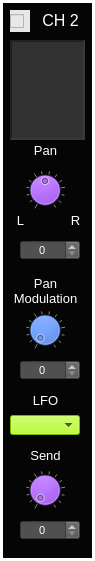
  <widget class="CustomFrame" name="frame_MixerChannel_2">
   <property name="geometry">
    <rect>
     <x>110</x>
     <y>10</y>
     <width>95</width>
     <height>561</height>
    </rect>
   </property>
   <property name="styleSheet">
    <string notr="true">background-color: rgb(5, 5, 5);
color: rgb(255, 255, 255);</string>
   </property>
   <property name="frameShape">
    <enum>QFrame::Panel</enum>
   </property>
   <property name="frameShadow">
    <enum>QFrame::Plain</enum>
   </property>
   <property name="lineWidth">
    <number>3</number>
   </property>
   <property name="midLineWidth">
    <number>1</number>
   </property>
   <widget class="QLabel" name="label_ADSRtitle_2">
    <property name="geometry">
     <rect>
      <x>40</x>
      <y>10</y>
      <width>41</width>
      <height>20</height>
     </rect>
    </property>
    <property name="font">
     <font>
      <pointsize>12</pointsize>
     </font>
    </property>
    <property name="styleSheet">
     <string notr="true">color: rgb(255, 255, 255);</string>
    </property>
    <property name="text">
     <string>CH 2</string>
    </property>
    <property name="alignment">
     <set>Qt::AlignCenter</set>
    </property>
   </widget>
   <widget class="QTextEdit" name="textEdit_MixerChanText_2">
    <property name="geometry">
     <rect>
      <x>10</x>
      <y>40</y>
      <width>75</width>
      <height>100</height>
     </rect>
    </property>
    <property name="focusPolicy">
     <enum>Qt::NoFocus</enum>
    </property>
    <property name="styleSheet">
     <string notr="true">background-color: rgb(50,50,50);</string>
    </property>
    <property name="frameShape">
     <enum>QFrame::Panel</enum>
    </property>
    <property name="lineWidth">
     <number>2</number>
    </property>
    <property name="midLineWidth">
     <number>2</number>
    </property>
    <property name="readOnly">
     <bool>true</bool>
    </property>
   </widget>
   <widget class="QLabel" name="label_139">
    <property name="geometry">
     <rect>
      <x>25</x>
      <y>140</y>
      <width>41</width>
      <height>21</height>
     </rect>
    </property>
    <property name="font">
     <font>
      <pointsize>10</pointsize>
     </font>
    </property>
    <property name="styleSheet">
     <string notr="true">color: rgb(255, 255, 255);</string>
    </property>
    <property name="text">
     <string>Pan</string>
    </property>
    <property name="alignment">
     <set>Qt::AlignCenter</set>
    </property>
   </widget>
   <widget class="CustomDial" name="dial_MixerChPan_2">
    <property name="geometry">
     <rect>
      <x>25</x>
      <y>170</y>
      <width>40</width>
      <height>40</height>
     </rect>
    </property>
    <property name="focusPolicy">
     <enum>Qt::NoFocus</enum>
    </property>
    <property name="styleSheet">
     <string notr="true">background-color: rgb(170, 85, 255);</string>
    </property>
    <property name="minimum">
     <number>0</number>
    </property>
    <property name="maximum">
     <number>100</number>
    </property>
    <property name="value">
     <number>50</number>
    </property>
    <property name="wrapping">
     <bool>false</bool>
    </property>
    <property name="notchTarget">
     <double>8.000000000000000</double>
    </property>
    <property name="notchesVisible">
     <bool>true</bool>
    </property>
   </widget>
   <widget class="QLabel" name="label_140">
    <property name="geometry">
     <rect>
      <x>10</x>
      <y>210</y>
      <width>21</width>
      <height>21</height>
     </rect>
    </property>
    <property name="font">
     <font>
      <pointsize>10</pointsize>
     </font>
    </property>
    <property name="styleSheet">
     <string notr="true">color: rgb(255, 255, 255);</string>
    </property>
    <property name="text">
     <string>L</string>
    </property>
    <property name="alignment">
     <set>Qt::AlignCenter</set>
    </property>
   </widget>
   <widget class="QLabel" name="label_141">
    <property name="geometry">
     <rect>
      <x>65</x>
      <y>210</y>
      <width>21</width>
      <height>21</height>
     </rect>
    </property>
    <property name="font">
     <font>
      <pointsize>10</pointsize>
     </font>
    </property>
    <property name="styleSheet">
     <string notr="true">color: rgb(255, 255, 255);</string>
    </property>
    <property name="text">
     <string>R</string>
    </property>
    <property name="alignment">
     <set>Qt::AlignCenter</set>
    </property>
   </widget>
   <widget class="QLabel" name="label_142">
    <property name="geometry">
     <rect>
      <x>10</x>
      <y>270</y>
      <width>71</width>
      <height>41</height>
     </rect>
    </property>
    <property name="font">
     <font>
      <pointsize>10</pointsize>
     </font>
    </property>
    <property name="styleSheet">
     <string notr="true">color: rgb(255, 255, 255);</string>
    </property>
    <property name="text">
     <string>Pan
Modulation</string>
    </property>
    <property name="alignment">
     <set>Qt::AlignCenter</set>
    </property>
   </widget>
   <widget class="QLabel" name="label_144">
    <property name="geometry">
     <rect>
      <x>25</x>
      <y>445</y>
      <width>41</width>
      <height>21</height>
     </rect>
    </property>
    <property name="font">
     <font>
      <pointsize>10</pointsize>
     </font>
    </property>
    <property name="styleSheet">
     <string notr="true">color: rgb(255, 255, 255);</string>
    </property>
    <property name="text">
     <string>Send</string>
    </property>
    <property name="alignment">
     <set>Qt::AlignCenter</set>
    </property>
   </widget>
   <widget class="CustomDial" name="dial_MixerChSend_2">
    <property name="geometry">
     <rect>
      <x>25</x>
      <y>470</y>
      <width>40</width>
      <height>40</height>
     </rect>
    </property>
    <property name="focusPolicy">
     <enum>Qt::NoFocus</enum>
    </property>
    <property name="styleSheet">
     <string notr="true">background-color: rgb(170, 85, 255);</string>
    </property>
    <property name="maximum">
     <number>100</number>
    </property>
    <property name="value">
     <number>0</number>
    </property>
    <property name="wrapping">
     <bool>false</bool>
    </property>
    <property name="notchTarget">
     <double>8.000000000000000</double>
    </property>
    <property name="notchesVisible">
     <bool>true</bool>
    </property>
   </widget>
   <widget class="CustomComboBox" name="comboBox_MixerChPanModLfo_2">
    <property name="geometry">
     <rect>
      <x>10</x>
      <y>415</y>
      <width>70</width>
      <height>20</height>
     </rect>
    </property>
    <property name="font">
     <font>
      <pointsize>8</pointsize>
     </font>
    </property>
    <property name="focusPolicy">
     <enum>Qt::NoFocus</enum>
    </property>
    <property name="styleSheet">
     <string notr="true">selection-background-color: rgb(255, 0, 0);
color: rgb(0,0,0);
border-color: rgb(0, 0, 0);
background-color: rgb(170, 255, 0);
</string>
    </property>
    <property name="currentText">
     <string/>
    </property>
    <property name="currentIndex">
     <number>-1</number>
    </property>
    <property name="maxVisibleItems">
     <number>4</number>
    </property>
   </widget>
   <widget class="QLabel" name="label_97">
    <property name="geometry">
     <rect>
      <x>20</x>
      <y>390</y>
      <width>51</width>
      <height>21</height>
     </rect>
    </property>
    <property name="font">
     <font>
      <pointsize>10</pointsize>
     </font>
    </property>
    <property name="styleSheet">
     <string notr="true">color: rgb(255, 255, 255);</string>
    </property>
    <property name="text">
     <string>LFO</string>
    </property>
    <property name="alignment">
     <set>Qt::AlignCenter</set>
    </property>
   </widget>
   <widget class="CustomDial" name="dial_MixerChPanModLevel_2">
    <property name="geometry">
     <rect>
      <x>25</x>
      <y>310</y>
      <width>40</width>
      <height>40</height>
     </rect>
    </property>
    <property name="focusPolicy">
     <enum>Qt::NoFocus</enum>
    </property>
    <property name="styleSheet">
     <string notr="true">background-color: rgb(0, 85, 255);</string>
    </property>
    <property name="minimum">
     <number>0</number>
    </property>
    <property name="maximum">
     <number>100</number>
    </property>
    <property name="value">
     <number>0</number>
    </property>
    <property name="wrapping">
     <bool>false</bool>
    </property>
    <property name="notchTarget">
     <double>8.000000000000000</double>
    </property>
    <property name="notchesVisible">
     <bool>true</bool>
    </property>
   </widget>
   <widget class="QSpinBox" name="spinBox_MixerChPanModLevel_2">
    <property name="geometry">
     <rect>
      <x>20</x>
      <y>360</y>
      <width>60</width>
      <height>20</height>
     </rect>
    </property>
    <property name="font">
     <font>
      <pointsize>8</pointsize>
     </font>
    </property>
    <property name="focusPolicy">
     <enum>Qt::NoFocus</enum>
    </property>
    <property name="styleSheet">
     <string notr="true">background-color: rgb(80,80,80);
color: rgb(255, 255, 255);</string>
    </property>
    <property name="alignment">
     <set>Qt::AlignCenter</set>
    </property>
    <property name="readOnly">
     <bool>false</bool>
    </property>
    <property name="accelerated">
     <bool>true</bool>
    </property>
    <property name="maximum">
     <number>100</number>
    </property>
    <property name="value">
     <number>0</number>
    </property>
   </widget>
   <widget class="CustomCheckBox" name="checkBox_MixerChanActivity_2">
    <property name="geometry">
     <rect>
      <x>10</x>
      <y>10</y>
      <width>20</width>
      <height>22</height>
     </rect>
    </property>
    <property name="font">
     <font>
      <pointsize>12</pointsize>
     </font>
    </property>
    <property name="focusPolicy">
     <enum>Qt::NoFocus</enum>
    </property>
    <property name="styleSheet">
     <string notr="true">background-color: rgb(231, 231, 231);</string>
    </property>
    <property name="text">
     <string/>
    </property>
    <property name="checkable">
     <bool>true</bool>
    </property>
   </widget>
   <widget class="QSpinBox" name="spinBox_MixerChPan_2">
    <property name="geometry">
     <rect>
      <x>20</x>
      <y>240</y>
      <width>60</width>
      <height>20</height>
     </rect>
    </property>
    <property name="font">
     <font>
      <pointsize>8</pointsize>
     </font>
    </property>
    <property name="focusPolicy">
     <enum>Qt::NoFocus</enum>
    </property>
    <property name="styleSheet">
     <string notr="true">background-color: rgb(80,80,80);
color: rgb(255, 255, 255);</string>
    </property>
    <property name="alignment">
     <set>Qt::AlignCenter</set>
    </property>
    <property name="readOnly">
     <bool>false</bool>
    </property>
    <property name="accelerated">
     <bool>true</bool>
    </property>
    <property name="maximum">
     <number>100</number>
    </property>
    <property name="value">
     <number>0</number>
    </property>
   </widget>
   <widget class="QSpinBox" name="spinBox_MixerChSend_2">
    <property name="geometry">
     <rect>
      <x>20</x>
      <y>520</y>
      <width>60</width>
      <height>20</height>
     </rect>
    </property>
    <property name="font">
     <font>
      <pointsize>8</pointsize>
     </font>
    </property>
    <property name="focusPolicy">
     <enum>Qt::NoFocus</enum>
    </property>
    <property name="styleSheet">
     <string notr="true">background-color: rgb(80,80,80);
color: rgb(255, 255, 255);</string>
    </property>
    <property name="alignment">
     <set>Qt::AlignCenter</set>
    </property>
    <property name="readOnly">
     <bool>false</bool>
    </property>
    <property name="accelerated">
     <bool>true</bool>
    </property>
    <property name="maximum">
     <number>100</number>
    </property>
    <property name="value">
     <number>0</number>
    </property>
   </widget>
  </widget>
